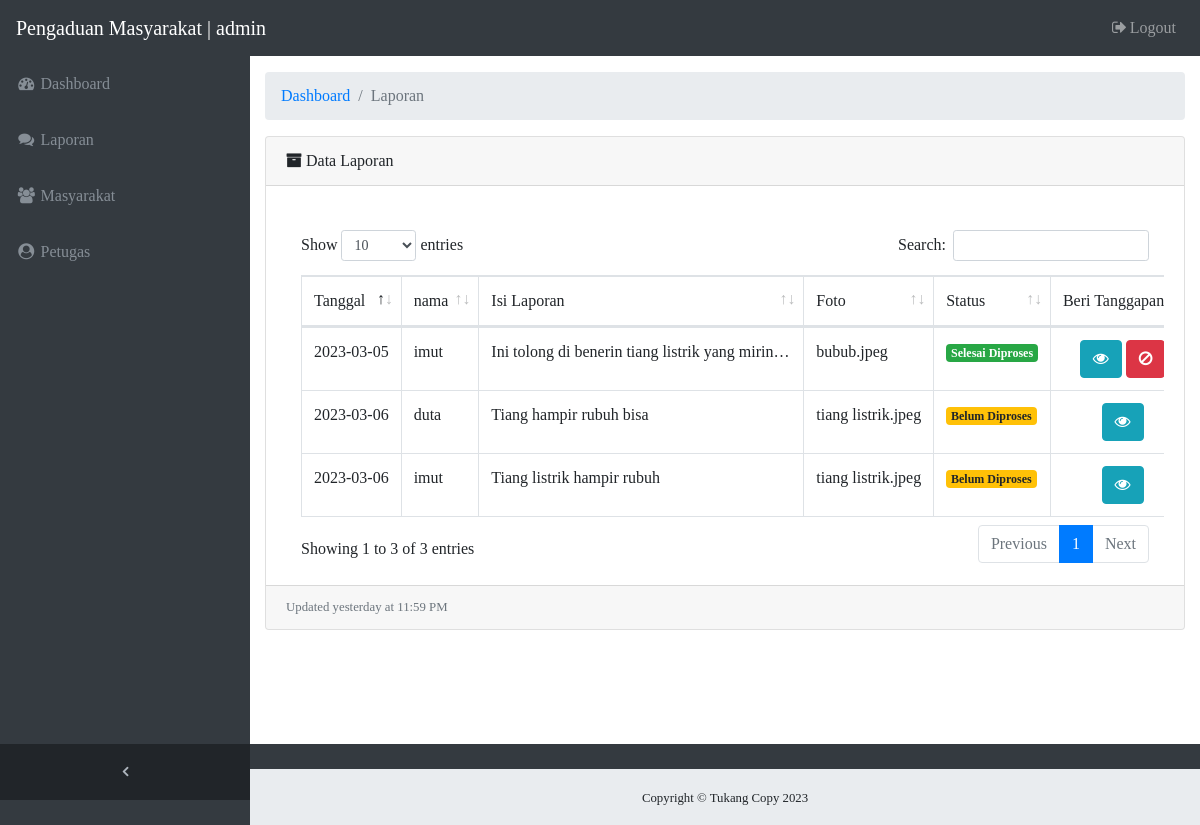
/admin/laporan.php (signed in), run on the app's committed database.
### tables this page shows
CREATE TABLE `pengaduan` (
  `id_pengaduan` int(11) NOT NULL,
  `tgl_pengaduan` timestamp NOT NULL DEFAULT current_timestamp() ON UPDATE current_timestamp(),
  `nik` char(16) NOT NULL,
  `isi_laporan` text NOT NULL,
  `foto` varchar(255) NOT NULL,
  `status` int(1) NOT NULL
);

CREATE TABLE `masyarakat` (
  `nik` char(16) NOT NULL,
  `nama` varchar(35) NOT NULL,
  `username` varchar(25) NOT NULL,
  `password` varchar(255) NOT NULL,
  `telp` varchar(13) NOT NULL
);

### admin/laporan.php (the view, shortened to what this page needs)
<?php require_once 'includes/header.php'; ?>
<div class="content-wrapper">
	<div class="container-fluid">
		<ol class="breadcrumb">
			<li class="breadcrumb-item">
				<a href="dashboard.php">Dashboard</a>
			</li>
			<li class="breadcrumb-item active">Laporan</li>
   		 </ol>
		<div class="card mb-3">
			<div class="card-header">
				<i class="fa fa-archive"> </i> Data Laporan
			</div>
			<div class="card-body">
				<div class="table-responsive">
          <br>
          <table class="table table-bordered nowrap" id="laporan" width="100%" cellspacing="0">
            <thead>
              <tr>
                <td>Tanggal</td>
                <td>nama</td>
                <td class="w-30">Isi Laporan</td>
                <td>Foto</td>
                <td>Status</td>
                <td>Beri Tanggapan</td>
              </tr>
            </thead>
            <tbody>
              <?php
              $result = mysqli_query(
                $connect,
                "SELECT p.id_pengaduan, date(p.tgl_pengaduan),m.nama, p.isi_laporan,p.foto,p.status
                   FROM `pengaduan` as p INNER JOIN masyarakat as m ON p.nik = m.nik ORDER BY `tgl_pengaduan` DESC"
              );
              if (mysqli_num_rows($result) > 0) {
                while ($row = mysqli_fetch_array($result)) {
              ?>
                  <tr>
                    <td><?= $row[1] ?></td>
                    <td><?= $row[2] ?></td>
                    <td><span class="d-inline-block text-truncate" style="max-width: 300px;"><?= $row[3] ?></span></td>
                    <td><?= $row[4] ?></td>
                    <td>
                      <?php
                      if ($row[5] == 1) {
                        echo "<span class='badge badge-info'>Sedang Diproses</span>";
                      } else if ($row[5] == 2) {
                        echo "<span class='badge badge-success'>Selesai Diproses</span>";
                      } else {
                        echo "<span class='badge badge-warning'>Belum Diproses</span>";
                      }
                      ?>
                    </td>
					        	<td class="text-center">
                      <?php
                      if ($row[5] == 1) {
                        echo '<a href="tanggapan1.php?id=' . $row['0'] . '" type="button" class="btn btn-info"><i class="fa fa-eye"></i></a>
                           '; ?>
                        <a href="php_action/do_selesaiPengaduan.php?id=<?php echo $row[0] ?>" type="button" class="btn btn-success" onclick="return confirm('Apakah yakin pengaduan sudah diselesaikan?');"><i class="fa fa-check"></i></a>
                      <?php
                      } else if ($row[5] == 2) {
                        echo '<a href="tanggapan1.php?id=' . $row['0'] . '" type="button" class="btn btn-info"><i class="fa fa-eye"></i></a>
                           '; ?>
                        <a href="php_action/do_batalPengaduan.php?id=<?php echo $row[0] ?>" type="button" class="btn btn-danger" onclick="return confirm('Apakah yakin pengaduan batal diselesaikan?');"><i class="fa fa-ban"></i></a>
                      <?php
                      } else {
                        echo '<a href="tanggapan1.php?id=' . $row['0'] . '" type="button" class="btn btn-info"><i class="fa fa-eye"></i></a>
                         ';
                      }
                      ?>
                    </td>
					        	</tr>
					        	<?php
					            }
					          	}
					          	?>
					          </tbody>
					        </table>
					      </div>
					    </div>
					    <div class="card-footer small text-muted">Updated yesterday at 11:59 PM</div>
					  </div>
					</div>
				  </div>
				  <?php require_once 'includes/footer.php'; ?>

### assets/custom/custom.css (style rules this page uses)
html { position: relative; min-height: 100%; }
body { overflow-x: hidden; }
body.sticky-footer { margin-bottom: 56px; }
body.sticky-footer .content-wrapper { min-height: calc(100vh - 56px - 56px); }
body.fixed-nav { padding-top: 56px; }
.content-wrapper { min-height: calc(100vh - 56px); padding-top: 1rem; }
.content-wrapper { overflow-x: hidden; background: white; }
@media (min-width: 992px) { .content-wrapper { margin-left: 250px; } }

### admin/php_action/fpdf.css (style rules this page uses)
body { font-family:"Times New Roman",serif }

### data on the page
pengaduan: row "2023-03-06", nik.nama "duta", isi_laporan "Tiang hampir rubuh bisa", foto "tiang listrik.jpeg", status "Belum Diproses"
pengaduan: row "2023-03-06", nik.nama "imut", isi_laporan "Tiang listrik hampir rubuh", foto "tiang listrik.jpeg", status "Belum Diproses"
pengaduan: row "2023-03-05", nik.nama "imut", isi_laporan "Ini tolong di benerin tiang listrik yang mirin…", foto "bubub.jpeg", status "Selesai Diproses"

### other printed values
$_SESSION['username'] "admin"
